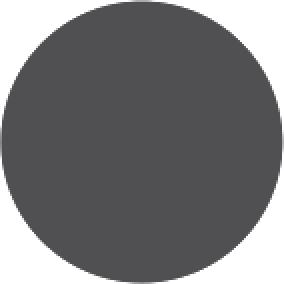
#> input picture addons/gut/images/eyey.png, 142 x 142 px (shown 2 times larger)
$ python preprocess_sprite.py --in ../../addons/gut/images/eyey.png --out out.png
#> lines starting #> are read from the running program, lines starting #| are printed output that depends on the picture
#!/usr/bin/env python3
"""Stage A: Conditions retro 2D sprites into centered, high-resolution, evenly lit PNGs
with extracted palette metadata ready for local or cloud 3D model generation."""

from __future__ import annotations

import argparse
import json
from collections import Counter
from pathlib import Path
from PIL import Image


def extract_palette(img: Image.Image, top_k: int = 4) -> list[list[float]]:
    rgba = img.convert("RGBA")
    counts: Counter[tuple[int, int, int]] = Counter()
    for r, g, b, a in rgba.getdata():
        if a >= 128:
            # Quantize to 16-step buckets so subtle noise groups cleanly
            counts[((r // 16) * 16 + 8, (g // 16) * 16 + 8, (b // 16) * 16 + 8)] += 1
    if not counts:
        return [[0.5, 0.5, 0.5]]
    out: list[list[float]] = []
    for (r, g, b), _cnt in counts.most_common(top_k):
        out.append([round(min(255, r) / 255.0, 4), round(min(255, g) / 255.0, 4), round(min(255, b) / 255.0, 4)])
    return out


def preprocess_sprite(
    inp_path: Path,
    out_path: Path,
    target_size: int = 1024,
    padding: float = 0.15,
    bg_mode: str = "transparent",
) -> dict:
#> called with target_size = 1024, padding = 0.15, bg_mode = 'transparent'
    src = Image.open(inp_path).convert("RGBA")
#> src is the input picture: PIL image 142x142 RGBA; mean R, G, B, A 64.2, 63.4, 65, 199.2
    bbox = src.getbbox()
#> bbox = (0, 0, 142, 142)
    if bbox is None:
        raise ValueError(f"Sprite {inp_path} is completely transparent.")

    cropped = src.crop(bbox)
    cw, ch = cropped.size
#> cw = 142; ch = 142
    inner_max = max(1, int(round(target_size * (1.0 - 2.0 * padding))))
    scale = min(inner_max / float(cw), inner_max / float(ch))
#> scale = 5.05
    new_w = max(1, int(round(cw * scale)))
#> new_w = 717
    new_h = max(1, int(round(ch * scale)))
#> new_h = 717

    # Smooth bilinear upscale eliminates harsh retro pixel staircase edges before 3D sculpting
    resized = cropped.resize((new_w, new_h), Image.Resampling.BILINEAR)

    bg_color = (128, 128, 128, 255) if bg_mode == "neutral" else (0, 0, 0, 0)
    canvas = Image.new("RGBA", (target_size, target_size), bg_color)
#> canvas: PIL image 1024x1024 RGBA; every value is 0
    offset_x = (target_size - new_w) // 2
#> offset_x = 153
    offset_y = (target_size - new_h) // 2
#> offset_y = 153
    canvas.paste(resized, (offset_x, offset_y), resized)
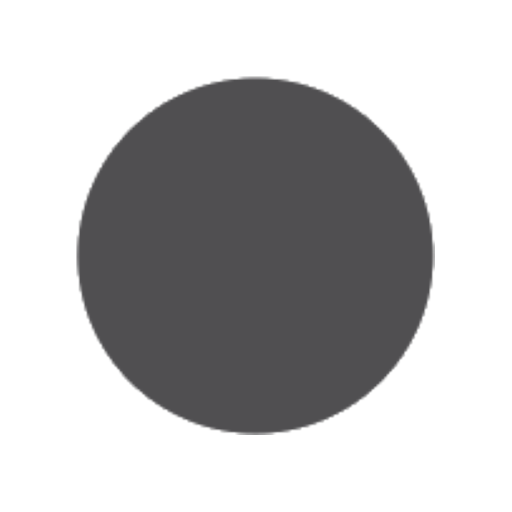
#> canvas: PIL image 1024x1024 RGBA (shown at 1/2 size); mean R, G, B, A 31.1, 30.8, 31.5, 97.1; transparent parts drawn white

    out_path.parent.mkdir(parents=True, exist_ok=True)
    canvas.save(out_path, format="PNG")

    palette = extract_palette(cropped)
#> after the loop in extract_palette, `for r, g, b, a in rgba.getdata():`: counts = 19 items
#> the loop in extract_palette, `for (r, g, b), _cnt in counts.most_common(top_k):` made 4 passes
#> (r, g, b, _cnt) on passes 1 to 4: (88, 72, 88, 15395), (88, 88, 88, 78), (184, 184, 184, 46), (200, 200, 200, 40)
#> after the loop in extract_palette, `for (r, g, b), _cnt in counts.most_common(top_k):`: out = [[0.345, 0.282, 0.345], [0.345, 0.345, 0.345], [0.722, 0.722, 0.722], [0.784, 0.784, 0.784]]
#> palette has the same summary as out in extract_palette
    meta = {
        "source": str(inp_path),
        "conditioned": str(out_path),
        "source_size": [src.width, src.height],
        "cropped_size": [cw, ch],
        "output_size": [target_size, target_size],
        "dominant_palette_rgb": palette,
    }
    meta_path = out_path.with_suffix(".meta.json")
    meta_path.write_text(json.dumps(meta, indent=2) + "\n", encoding="utf-8")
    return meta


def main(argv: list[str] | None = None) -> int:
    parser = argparse.ArgumentParser(description="Condition a 2D sprite PNG for 3D generation")
    parser.add_argument("--in", dest="inp", required=True)
    parser.add_argument("--out", required=True)
    parser.add_argument("--size", type=int, default=1024)
    parser.add_argument("--padding", type=float, default=0.15)
    parser.add_argument("--bg-mode", choices=["transparent", "neutral"], default="transparent")
    args = parser.parse_args(argv)

    meta = preprocess_sprite(Path(args.inp), Path(args.out), args.size, args.padding, args.bg_mode)
#> meta = 6 items
    print(f"Preprocessed {args.inp} -> {args.out} ({meta['output_size'][0]}x{meta['output_size'][1]}, palette={len(meta['dominant_palette_rgb'])} colors)")
#| Preprocessed ../../addons/gut/images/eyey.png -> out.png (1024x1024, palette=4 colors)
    return 0


if __name__ == "__main__":
    raise SystemExit(main())
#> (the program exits here)
